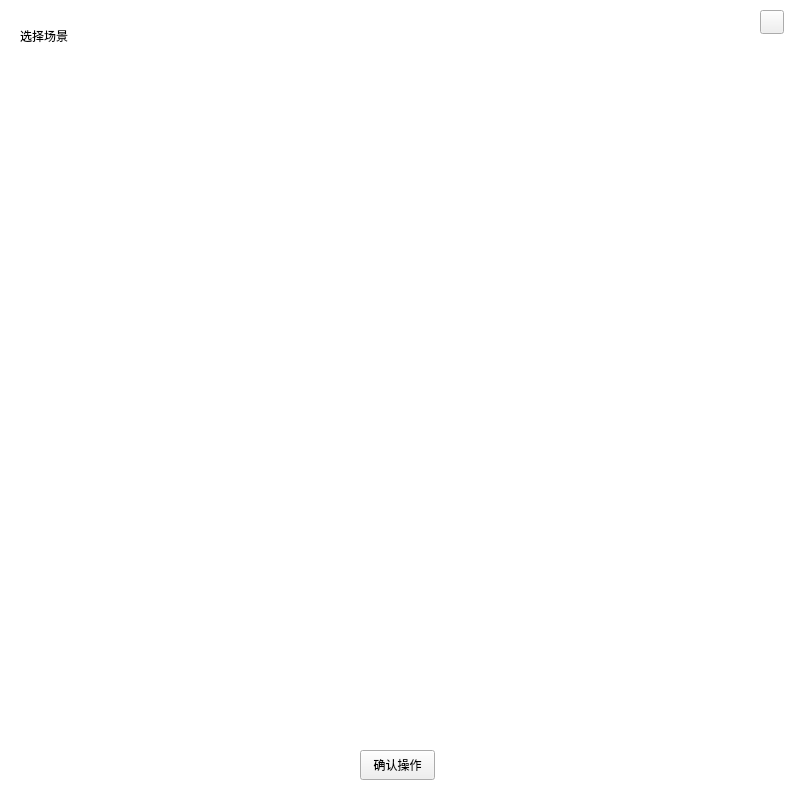
<?xml version="1.0" encoding="UTF-8"?>
<ui version="4.0">
 <class>project_edit_globle_frontCover_selPicClass</class>
 <widget class="QWidget" name="project_edit_globle_frontCover_selPicClass">
  <property name="geometry">
   <rect>
    <x>0</x>
    <y>0</y>
    <width>800</width>
    <height>800</height>
   </rect>
  </property>
  <property name="windowTitle">
   <string>project_edit_globle_frontCover_selPic</string>
  </property>
  <widget class="QLabel" name="label_bg">
   <property name="geometry">
    <rect>
     <x>0</x>
     <y>0</y>
     <width>800</width>
     <height>800</height>
    </rect>
   </property>
   <property name="styleSheet">
    <string notr="true">background-color: rgb(255, 255, 255);</string>
   </property>
   <property name="text">
    <string/>
   </property>
  </widget>
  <widget class="QPushButton" name="pushButton_close">
   <property name="geometry">
    <rect>
     <x>760</x>
     <y>10</y>
     <width>24</width>
     <height>24</height>
    </rect>
   </property>
   <property name="text">
    <string/>
   </property>
  </widget>
  <widget class="QLabel" name="label_title">
   <property name="geometry">
    <rect>
     <x>20</x>
     <y>20</y>
     <width>131</width>
     <height>31</height>
    </rect>
   </property>
   <property name="styleSheet">
    <string notr="true">font: 14pt &quot;微软雅黑&quot;;</string>
   </property>
   <property name="text">
    <string>选择场景</string>
   </property>
  </widget>
  <widget class="QListWidget" name="listWidget">
   <property name="geometry">
    <rect>
     <x>20</x>
     <y>70</y>
     <width>761</width>
     <height>651</height>
    </rect>
   </property>
   <property name="styleSheet">
    <string notr="true">border:0px;</string>
   </property>
  </widget>
  <widget class="QPushButton" name="pushButton_ok">
   <property name="geometry">
    <rect>
     <x>360</x>
     <y>750</y>
     <width>75</width>
     <height>30</height>
    </rect>
   </property>
   <property name="text">
    <string>确认操作</string>
   </property>
  </widget>
 </widget>
 <layoutdefault spacing="6" margin="11"/>
 <resources/>
 <connections/>
</ui>
